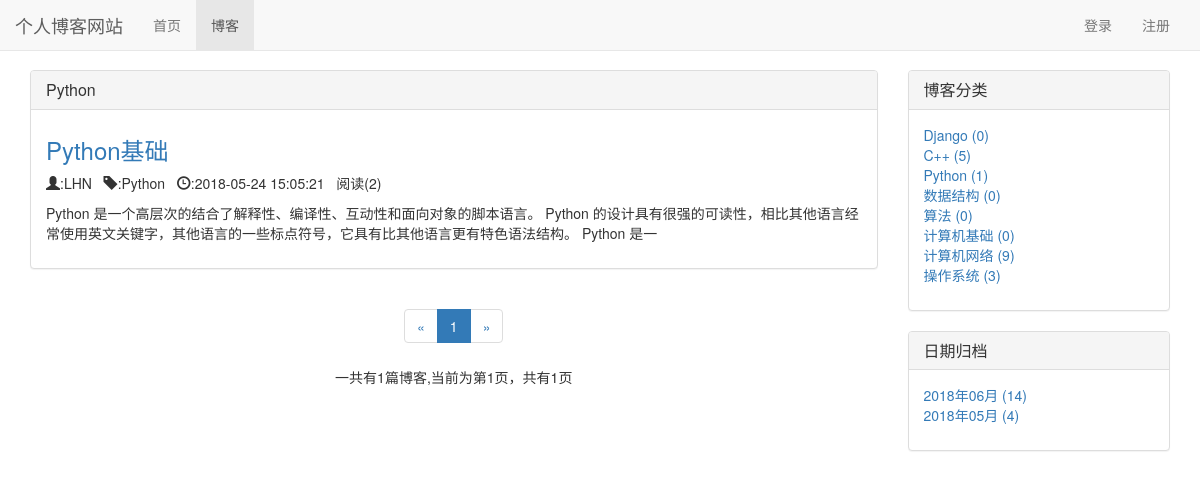
Page /blog/type/3 on the committed database.
### blog/models.py (models this page shows, shortened)
class BlogType(models.Model):
    type_name=models.CharField(max_length=20)

class Blog(models.Model,ReadNumExpandMethod):
    title = models.CharField(max_length=50)
    blog_type = models.ForeignKey(BlogType,on_delete=models.CASCADE)
    content = RichTextUploadingField()
    author = models.ForeignKey(User,on_delete=models.CASCADE)
    read_details = GenericRelation(ReadDetail)
    created_time = models.DateTimeField(auto_now_add=True)
    last_updated_time = models.DateTimeField(auto_now=True)
    class Meta:
        ordering = ['-last_updated_time']

### read_statistics/models.py (models this page shows)
class ReadNum(models.Model):
    read_num = models.IntegerField(default=0)
    content_type = models.ForeignKey(ContentType, on_delete=models.CASCADE)
    object_id = models.PositiveIntegerField()
    content_object = GenericForeignKey('content_type', 'object_id')

### blog/views.py (the view)
# urls.py: path('type/<int:blog_type_pk>',views.blog_with_type,name="blog_with_type"),
def blog_with_type(request,blog_type_pk):
    blog_type=get_object_or_404(BlogType,pk=blog_type_pk)
    blogs_all_list = Blog.objects.filter(blog_type=blog_type)
    context = {}
    context = blog_base(request,blogs_all_list)
    context['blog_type'] = blog_type
    return render(request,'blog/blog_with_type.html', context)

### read_statistics/models.py (called while the page is built)
    def get_read_num(self):
        try:
            ct = ContentType.objects.get_for_model(self)
            rn = ReadNum.objects.get(content_type=ct,object_id=self.pk)
            return rn.read_num
        except exceptions.ObjectDoesNotExist:
            return 0

### user/context_processors.py (called while the page is built)
def login_model_form(request):
    return {'login_model_form': LoginForm()}

### templates/blog/blog_with_type.html (shortened to what this page needs)
{% extends 'base.html' %}
{% block nav_blog_active %}
    active
{% endblock %}
{% block content %}
    <div class="container">
        <link rel="stylesheet" href="/static/blog.css">
        <div class="row">
            <div class="col-xs-12 col-sm-8 col-md-9 col-lg-9">
                 <div class="panel panel-default">
                     <div class="panel-heading">
                         <h3 class="panel-title">{{ blog_type.type_name }}</h3>
                     </div>
                     <div class="panel-body">
                         <ul style="list-style-type: none">
                         {% for blog in blogs %}
                             <div class="blog">
                                 <h3><a href="{% url 'blog_detail' blog.pk %}">{{ blog.title }}</a></h3>
                                 <p class="blog-info">
                                     <span class="glyphicon glyphicon-user"></span>:{{ blog.author }}&nbsp&nbsp
                                     <span class="glyphicon glyphicon-tag"></span>:{{ blog.blog_type.type_name }}&nbsp&nbsp
                                     <span class="glyphicon glyphicon-time"></span>:{{ blog.created_time|date:"Y-m-d H:m:s" }}&nbsp&nbsp
                                    阅读({{ blog.get_read_num }})
                                 </p>
                                 <p>{{ blog.content|truncatechars:120 }}</p>
                             </div>
                             {% empty %}
                             <p>--暂无博客，敬请期待--</p>
                        {% endfor %}
                        </ul>
                     </div>
                 </div>
                <div class="page">
                    <ul class="pagination">
                        <li>
                            {% if page_of_blogs.has_previous %}
                                    <a href="?page={{ page_of_blogs.previous_page_number }}" aria-label="Previous">
                                        <span aria-hidden="true">&laquo;</span></a>
                            {% else %}
                                <span aria-hidden="true">&laquo;</span>
                            {%  endif %}
                        </li>
                        {% for page_num in page_range %}
                            {% if page_num == page_of_blogs.number %}
                                <li class="active"><span>{{ page_num }}</span></li>
                            {% else %}
                                {% if page_num == '...' %}
                                    <li><span>{{ page_num }}</span></li>
                                {% else %}
                                    <li><a href="?page={{ page_num }}">{{ page_num }}</a></li>
                                {% endif %}
                            {% endif %}
                        {% endfor %}
                        <li>
                            {% if page_of_blogs.has_next %}
                                <a href="?page={{ page_of_blogs.next_page_number }}" aria-label="Next">
                                    <span aria-hidden="true">&raquo;</span></a>
                            {% else %}
                                <span aria-hidden="true">&raquo;</span>
                            {%  endif %}
                        </li>
                    </ul>
                    <p>一共有{{ page_of_blogs.paginator.count }}篇博客,当前为第{{ page_of_blogs.number }}页，共有{{ page_of_blogs.paginator.num_pages }}页</p>
                </div>
            </div>
            <div class="hidden-xs col-sm-4 col-md-3 col-lg-3">
                <div class="panel panel-default">
                    <div class="panel-heading">
                        <h3 class="panel-title">博客分类</h3>
                    </div>
                    <div class="panel-body">
                       <ul class="blog-types">
                        {% for blog_type in blog_types %}
                            <li>
                                <a href="{% url 'blog_with_type' blog_type.pk%}">
                                    {{ blog_type.type_name }} ({{ blog_type.blog_count }})
                                </a>
                            </li>
                            {% empty %}
                                <li>暂无分类</li>
                        {% endfor %}
                       </ul>
                    </div>
                </div>
                <div class="panel panel-default">
                    <div class="panel-heading"><h3 class="panel-title">日期归档</h3></div>
                    <div class="panel-body">
                       <ul style="list-style-type: none">
                           {% for blog_date,blog_count in blog_dates.items %}
                               <li>
                                   <a href="{% url 'blog_with_date' blog_date.year blog_date.month %}">
                                       {{ blog_date|date:"Y年m月" }} ({{ blog_count }})
                                   </a>
                               </li>
                           {% endfor %}
                       </ul>
                    </div>
                </div>
            </div>
        </div>
    </div>
{% endblock %}

### static/base.css (style rules this page uses)
* { margin: 0; padding: 0 }
body { margin-top: 70px!important; }

### static/blog.css (style rules this page uses)
ul.blog-types { list-style-type: none; }
div.blog h3 { margin-top: 0.5em; }
div.page { text-align: center; }

### rows in the picture
BlogType: type_name "Python", blog_count "1"
Blog: title "Python基础", author "LHN", blog_type.type_name "Python", created_time "2018-05-24 15:05:21", get_read_num "2", content "Python 是一个高层次的结合了解释性、编译性、互动性和面向对象的脚本语言。 Python 的设计具有很强的可读性，相比其他语言经常使用英文关键字，其他语言的一些标点符号，它具有比其他语言更有特色语法结构。 Python 是一"
BlogType: type_name "Django", blog_count "0"
BlogType: type_name "C++", blog_count "5"
BlogType: type_name "数据结构", blog_count "0"
BlogType: type_name "算法", blog_count "0"
BlogType: type_name "计算机基础", blog_count "0"
BlogType: type_name "计算机网络", blog_count "9"
BlogType: type_name "操作系统", blog_count "3"

### other values in the picture
{{ page_num }} "1"
{{ page_of_blogs.paginator.count }} "1"
{{ page_of_blogs.number }} "1"
{{ page_of_blogs.paginator.num_pages }} "1"
{{ blog_date|date:"Y年m月" }} "2018年06月" "2018年05月"
{{ blog_count }} "14" "4"
